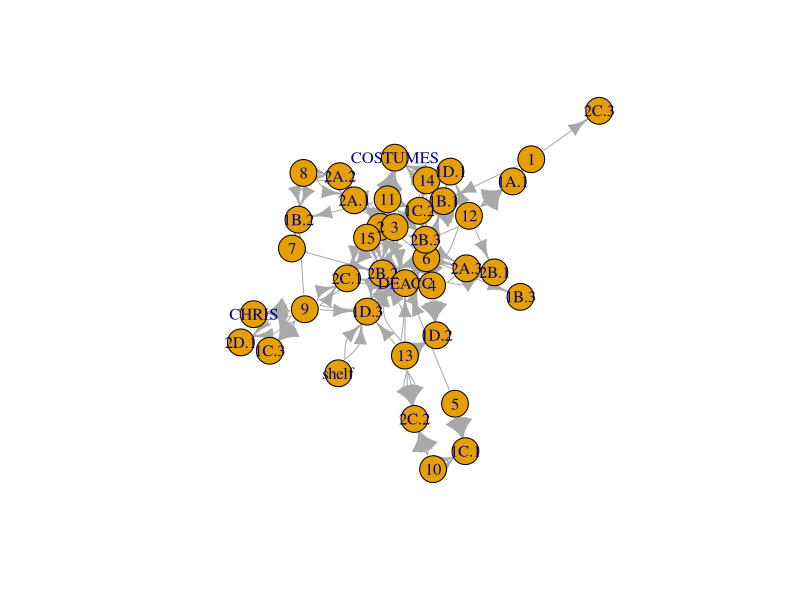
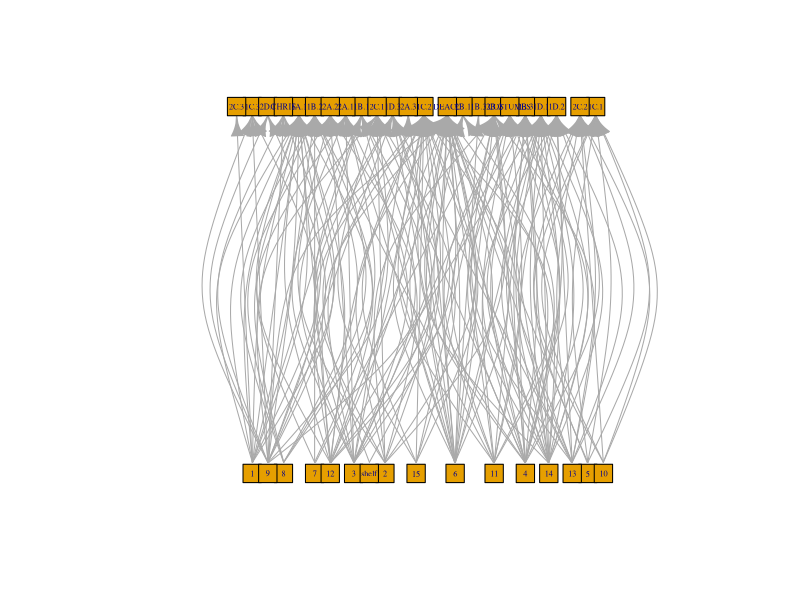

Recreate these plots in R, in order.

# Load libraries ----------------------------------------------------------

library(igraph)
library(tidyverse)


# Load in data ------------------------------------------------------------

data <- read.csv("BCCA_objectmoves - ALL.csv")

# Separate nodes and edges ------------------------------------------------

nodes_list <- c(1:15, "shelf", "1A.1", "1B.1", "1B.2", "1B.3", "1C.1", "1C.2", "1C.3", 
                "1D.1", "1D.2", "1D.3", "2A.1", "2A.2", "2A.3", "2B.1", "2B.2", "2B.3",
                "2C.1", "2C.2", "2C.3", "2D.1", "DEACC", "COSTUMES", "CHRIS") 

nodes <- data.frame(nodes_list)
colnames(nodes) <- c("id")

for(i in 1:nrow(nodes)){
  if(nodes$id[i] %in% 1:15 | nodes$id[i] == "shelf"){
    nodes$type[i] <- "TRUE"
  } else {
    nodes$type[i] <- "FALSE"
  }
}

edges <- data %>% 
  select(box_original, box_new)
colnames(edges) <- c("from", "to")

edges_vector <- c()

for(i in 1:nrow(edges)){
  new_piece <- c(edges$from[i], edges$to[i])
  edges_vector <- c(edges_vector, new_piece)
}

# Make igraph object ------------------------------------------------------

types <- nodes$type
names(types) <- nodes$id

net <- graph_from_data_frame(d = edges, vertices = nodes, directed = T)
is_bipartite(net)
plot(net)

net %>% 
  add_layout_(as_bipartite(types = types)) %>% 
  plot(vertex.shape = "csquare",
       vertex.size = 10,
       vertex.label.cex = 0.5)
